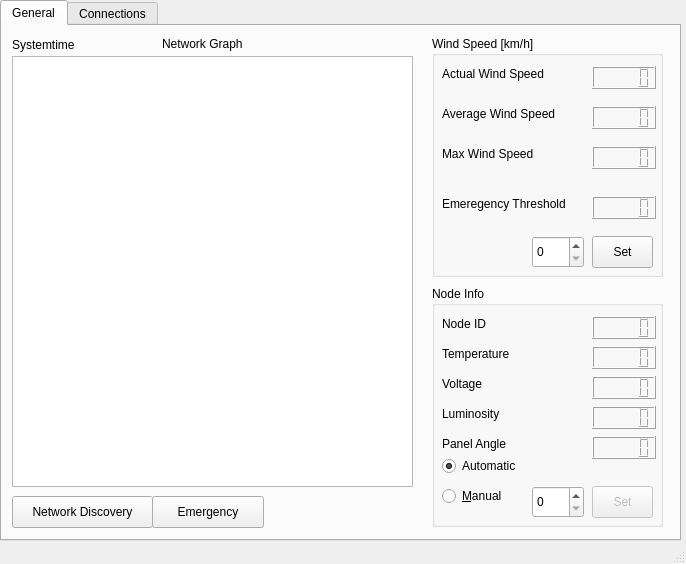
<?xml version="1.0" encoding="UTF-8"?>
<ui version="4.0">
 <class>MainWindow</class>
 <widget class="QMainWindow" name="MainWindow">
  <property name="geometry">
   <rect>
    <x>0</x>
    <y>0</y>
    <width>686</width>
    <height>564</height>
   </rect>
  </property>
  <property name="windowTitle">
   <string>Solar Pro</string>
  </property>
  <widget class="QWidget" name="centralWidget">
   <widget class="QTabWidget" name="tabWidget">
    <property name="geometry">
     <rect>
      <x>0</x>
      <y>0</y>
      <width>681</width>
      <height>541</height>
     </rect>
    </property>
    <property name="currentIndex">
     <number>0</number>
    </property>
    <widget class="QWidget" name="tab">
     <attribute name="title">
      <string>General</string>
     </attribute>
     <widget class="QPushButton" name="button_NetDiscover">
      <property name="geometry">
       <rect>
        <x>10</x>
        <y>470</y>
        <width>141</width>
        <height>32</height>
       </rect>
      </property>
      <property name="text">
       <string>Network Discovery</string>
      </property>
     </widget>
     <widget class="QPushButton" name="button_Emergency">
      <property name="geometry">
       <rect>
        <x>150</x>
        <y>470</y>
        <width>112</width>
        <height>32</height>
       </rect>
      </property>
      <property name="text">
       <string>Emergency</string>
      </property>
     </widget>
     <widget class="QLabel" name="label_NetGraph">
      <property name="geometry">
       <rect>
        <x>160</x>
        <y>10</y>
        <width>101</width>
        <height>16</height>
       </rect>
      </property>
      <property name="text">
       <string>Network Graph</string>
      </property>
     </widget>
     <widget class="QGroupBox" name="groupBox">
      <property name="geometry">
       <rect>
        <x>430</x>
        <y>10</y>
        <width>231</width>
        <height>241</height>
       </rect>
      </property>
      <property name="title">
       <string>Wind Speed [km/h]</string>
      </property>
      <widget class="QLCDNumber" name="lcdWindSpeed">
       <property name="geometry">
        <rect>
         <x>160</x>
         <y>30</y>
         <width>64</width>
         <height>23</height>
        </rect>
       </property>
       <property name="font">
        <font>
         <pointsize>9</pointsize>
         <weight>50</weight>
         <bold>false</bold>
        </font>
       </property>
       <property name="styleSheet">
        <string notr="true"/>
       </property>
      </widget>
      <widget class="QLabel" name="label_WindSpeed">
       <property name="geometry">
        <rect>
         <x>10</x>
         <y>30</y>
         <width>121</width>
         <height>16</height>
        </rect>
       </property>
       <property name="text">
        <string>Actual Wind Speed</string>
       </property>
      </widget>
      <widget class="QLabel" name="label_WindSpeed_Avg">
       <property name="geometry">
        <rect>
         <x>10</x>
         <y>70</y>
         <width>131</width>
         <height>16</height>
        </rect>
       </property>
       <property name="text">
        <string>Average Wind Speed</string>
       </property>
      </widget>
      <widget class="QLCDNumber" name="lcdWindSpeed_Avg">
       <property name="geometry">
        <rect>
         <x>160</x>
         <y>70</y>
         <width>64</width>
         <height>23</height>
        </rect>
       </property>
       <property name="font">
        <font>
         <pointsize>9</pointsize>
         <weight>50</weight>
         <bold>false</bold>
        </font>
       </property>
      </widget>
      <widget class="QLabel" name="label_WindSpeed_Max">
       <property name="geometry">
        <rect>
         <x>10</x>
         <y>110</y>
         <width>131</width>
         <height>16</height>
        </rect>
       </property>
       <property name="text">
        <string>Max Wind Speed</string>
       </property>
      </widget>
      <widget class="QLCDNumber" name="lcdWindSpeed_Max">
       <property name="geometry">
        <rect>
         <x>160</x>
         <y>110</y>
         <width>64</width>
         <height>23</height>
        </rect>
       </property>
       <property name="font">
        <font>
         <pointsize>9</pointsize>
         <weight>50</weight>
         <bold>false</bold>
        </font>
       </property>
      </widget>
      <widget class="QLabel" name="label_EmergencyThreshold">
       <property name="geometry">
        <rect>
         <x>10</x>
         <y>160</y>
         <width>141</width>
         <height>16</height>
        </rect>
       </property>
       <property name="text">
        <string>Emeregency Threshold</string>
       </property>
      </widget>
      <widget class="QPushButton" name="pushButton_SetWindSpeedThreshold">
       <property name="geometry">
        <rect>
         <x>160</x>
         <y>200</y>
         <width>61</width>
         <height>32</height>
        </rect>
       </property>
       <property name="text">
        <string>Set</string>
       </property>
      </widget>
      <widget class="QLCDNumber" name="lcdWindSpeed_Threshold">
       <property name="geometry">
        <rect>
         <x>160</x>
         <y>160</y>
         <width>64</width>
         <height>23</height>
        </rect>
       </property>
       <property name="font">
        <font>
         <pointsize>9</pointsize>
         <weight>50</weight>
         <bold>false</bold>
        </font>
       </property>
      </widget>
      <widget class="QSpinBox" name="spinBox_WindSpeedThreshold">
       <property name="geometry">
        <rect>
         <x>100</x>
         <y>200</y>
         <width>52</width>
         <height>32</height>
        </rect>
       </property>
      </widget>
     </widget>
     <widget class="QGroupBox" name="groupBox_2">
      <property name="geometry">
       <rect>
        <x>430</x>
        <y>260</y>
        <width>231</width>
        <height>241</height>
       </rect>
      </property>
      <property name="title">
       <string>Node Info</string>
      </property>
      <widget class="QLabel" name="label_NodeID">
       <property name="geometry">
        <rect>
         <x>10</x>
         <y>30</y>
         <width>58</width>
         <height>16</height>
        </rect>
       </property>
       <property name="text">
        <string>Node ID</string>
       </property>
      </widget>
      <widget class="QLabel" name="label_Temperature">
       <property name="geometry">
        <rect>
         <x>10</x>
         <y>60</y>
         <width>81</width>
         <height>16</height>
        </rect>
       </property>
       <property name="text">
        <string>Temperature</string>
       </property>
      </widget>
      <widget class="QLabel" name="label_Voltage">
       <property name="geometry">
        <rect>
         <x>10</x>
         <y>90</y>
         <width>81</width>
         <height>16</height>
        </rect>
       </property>
       <property name="text">
        <string>Voltage</string>
       </property>
      </widget>
      <widget class="QLabel" name="label_Light">
       <property name="geometry">
        <rect>
         <x>10</x>
         <y>120</y>
         <width>81</width>
         <height>16</height>
        </rect>
       </property>
       <property name="text">
        <string>Luminosity</string>
       </property>
      </widget>
      <widget class="QLabel" name="label_Angle">
       <property name="geometry">
        <rect>
         <x>10</x>
         <y>150</y>
         <width>81</width>
         <height>16</height>
        </rect>
       </property>
       <property name="text">
        <string>Panel Angle</string>
       </property>
      </widget>
      <widget class="QRadioButton" name="radioButton_AngleAuto">
       <property name="geometry">
        <rect>
         <x>10</x>
         <y>170</y>
         <width>100</width>
         <height>20</height>
        </rect>
       </property>
       <property name="text">
        <string>Automatic</string>
       </property>
       <property name="checked">
        <bool>true</bool>
       </property>
      </widget>
      <widget class="QRadioButton" name="radioButton_AngleManual">
       <property name="geometry">
        <rect>
         <x>10</x>
         <y>200</y>
         <width>100</width>
         <height>20</height>
        </rect>
       </property>
       <property name="text">
        <string>&amp;Manual</string>
       </property>
      </widget>
      <widget class="QLCDNumber" name="lcdNumber_NodeID">
       <property name="geometry">
        <rect>
         <x>160</x>
         <y>30</y>
         <width>64</width>
         <height>23</height>
        </rect>
       </property>
       <property name="font">
        <font>
         <pointsize>9</pointsize>
         <weight>50</weight>
         <bold>false</bold>
        </font>
       </property>
      </widget>
      <widget class="QLCDNumber" name="lcdNumber_Temperature">
       <property name="geometry">
        <rect>
         <x>160</x>
         <y>60</y>
         <width>64</width>
         <height>23</height>
        </rect>
       </property>
       <property name="font">
        <font>
         <pointsize>9</pointsize>
         <weight>50</weight>
         <bold>false</bold>
        </font>
       </property>
      </widget>
      <widget class="QLCDNumber" name="lcdNumber_Voltage">
       <property name="geometry">
        <rect>
         <x>160</x>
         <y>90</y>
         <width>64</width>
         <height>23</height>
        </rect>
       </property>
       <property name="font">
        <font>
         <pointsize>9</pointsize>
         <weight>50</weight>
         <bold>false</bold>
        </font>
       </property>
      </widget>
      <widget class="QLCDNumber" name="lcdNumber_Luminosity">
       <property name="geometry">
        <rect>
         <x>160</x>
         <y>120</y>
         <width>64</width>
         <height>23</height>
        </rect>
       </property>
       <property name="font">
        <font>
         <pointsize>9</pointsize>
         <weight>50</weight>
         <bold>false</bold>
        </font>
       </property>
      </widget>
      <widget class="QLCDNumber" name="lcdNumber_Angle">
       <property name="geometry">
        <rect>
         <x>160</x>
         <y>150</y>
         <width>64</width>
         <height>23</height>
        </rect>
       </property>
       <property name="font">
        <font>
         <pointsize>9</pointsize>
         <weight>50</weight>
         <bold>false</bold>
        </font>
       </property>
      </widget>
      <widget class="QPushButton" name="pushButton_SetManualAngle">
       <property name="enabled">
        <bool>false</bool>
       </property>
       <property name="geometry">
        <rect>
         <x>160</x>
         <y>200</y>
         <width>61</width>
         <height>32</height>
        </rect>
       </property>
       <property name="text">
        <string>Set</string>
       </property>
      </widget>
      <widget class="QSpinBox" name="spinBox_ManualAngle">
       <property name="geometry">
        <rect>
         <x>100</x>
         <y>200</y>
         <width>52</width>
         <height>32</height>
        </rect>
       </property>
       <property name="maximum">
        <number>180</number>
       </property>
       <property name="singleStep">
        <number>10</number>
       </property>
      </widget>
     </widget>
     <widget class="GraphWidget" name="NetworkGraph">
      <property name="geometry">
       <rect>
        <x>10</x>
        <y>30</y>
        <width>401</width>
        <height>431</height>
       </rect>
      </property>
     </widget>
     <widget class="QLabel" name="label_systemTime">
      <property name="geometry">
       <rect>
        <x>10</x>
        <y>10</y>
        <width>81</width>
        <height>18</height>
       </rect>
      </property>
      <property name="text">
       <string>Systemtime</string>
      </property>
     </widget>
    </widget>
    <widget class="QWidget" name="tab_2">
     <attribute name="title">
      <string>Connections</string>
     </attribute>
     <widget class="QTextEdit" name="textEdit_Status">
      <property name="geometry">
       <rect>
        <x>10</x>
        <y>110</y>
        <width>661</width>
        <height>401</height>
       </rect>
      </property>
     </widget>
     <widget class="QComboBox" name="comboBox_Interface">
      <property name="geometry">
       <rect>
        <x>60</x>
        <y>20</y>
        <width>151</width>
        <height>27</height>
       </rect>
      </property>
     </widget>
     <widget class="QLabel" name="label_Port">
      <property name="geometry">
       <rect>
        <x>10</x>
        <y>20</y>
        <width>46</width>
        <height>27</height>
       </rect>
      </property>
      <property name="text">
       <string>Port:</string>
      </property>
     </widget>
     <widget class="QPushButton" name="pushButton_open">
      <property name="geometry">
       <rect>
        <x>60</x>
        <y>60</y>
        <width>75</width>
        <height>27</height>
       </rect>
      </property>
      <property name="text">
       <string>Open</string>
      </property>
     </widget>
     <widget class="QPushButton" name="pushButton_close">
      <property name="enabled">
       <bool>false</bool>
      </property>
      <property name="geometry">
       <rect>
        <x>140</x>
        <y>60</y>
        <width>75</width>
        <height>27</height>
       </rect>
      </property>
      <property name="text">
       <string>Close</string>
      </property>
     </widget>
    </widget>
   </widget>
  </widget>
  <widget class="QStatusBar" name="statusBar"/>
 </widget>
 <layoutdefault spacing="6" margin="11"/>
 <customwidgets>
  <customwidget>
   <class>GraphWidget</class>
   <extends>QGraphicsView</extends>
   <header location="global">graphwidget.h</header>
  </customwidget>
 </customwidgets>
 <resources/>
 <connections/>
</ui>
